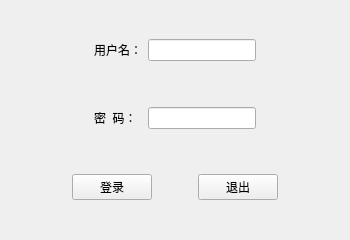
<?xml version="1.0" encoding="UTF-8"?>
<ui version="4.0">
 <class>MainWindow</class>
 <widget class="QMainWindow" name="MainWindow">
  <property name="geometry">
   <rect>
    <x>0</x>
    <y>0</y>
    <width>350</width>
    <height>240</height>
   </rect>
  </property>
  <property name="minimumSize">
   <size>
    <width>350</width>
    <height>240</height>
   </size>
  </property>
  <property name="maximumSize">
   <size>
    <width>350</width>
    <height>240</height>
   </size>
  </property>
  <property name="windowTitle">
   <string>登录窗口</string>
  </property>
  <widget class="QWidget" name="centralwidget">
   <layout class="QVBoxLayout" name="verticalLayout">
    <item>
     <widget class="QWidget" name="widget" native="true">
      <property name="sizePolicy">
       <sizepolicy hsizetype="Preferred" vsizetype="Fixed">
        <horstretch>0</horstretch>
        <verstretch>0</verstretch>
       </sizepolicy>
      </property>
      <layout class="QGridLayout" name="gridLayout">
       <item row="3" column="1">
        <widget class="QLabel" name="label_2">
         <property name="text">
          <string>密  码：</string>
         </property>
        </widget>
       </item>
       <item row="3" column="2">
        <widget class="QLineEdit" name="lineEdit_2">
         <property name="sizePolicy">
          <sizepolicy hsizetype="Fixed" vsizetype="Fixed">
           <horstretch>0</horstretch>
           <verstretch>0</verstretch>
          </sizepolicy>
         </property>
         <property name="echoMode">
          <enum>QLineEdit::Password</enum>
         </property>
        </widget>
       </item>
       <item row="0" column="0">
        <spacer name="horizontalSpacer_3">
         <property name="orientation">
          <enum>Qt::Horizontal</enum>
         </property>
         <property name="sizeHint" stdset="0">
          <size>
           <width>40</width>
           <height>20</height>
          </size>
         </property>
        </spacer>
       </item>
       <item row="0" column="2">
        <widget class="QLineEdit" name="lineEdit">
         <property name="sizePolicy">
          <sizepolicy hsizetype="Fixed" vsizetype="Fixed">
           <horstretch>0</horstretch>
           <verstretch>0</verstretch>
          </sizepolicy>
         </property>
        </widget>
       </item>
       <item row="0" column="1">
        <widget class="QLabel" name="label">
         <property name="text">
          <string>用户名：</string>
         </property>
        </widget>
       </item>
       <item row="1" column="2">
        <spacer name="verticalSpacer">
         <property name="orientation">
          <enum>Qt::Vertical</enum>
         </property>
         <property name="sizeHint" stdset="0">
          <size>
           <width>20</width>
           <height>40</height>
          </size>
         </property>
        </spacer>
       </item>
       <item row="0" column="3">
        <spacer name="horizontalSpacer_4">
         <property name="orientation">
          <enum>Qt::Horizontal</enum>
         </property>
         <property name="sizeHint" stdset="0">
          <size>
           <width>40</width>
           <height>20</height>
          </size>
         </property>
        </spacer>
       </item>
      </layout>
     </widget>
    </item>
    <item>
     <widget class="QWidget" name="widget_2" native="true">
      <property name="sizePolicy">
       <sizepolicy hsizetype="Expanding" vsizetype="Fixed">
        <horstretch>0</horstretch>
        <verstretch>0</verstretch>
       </sizepolicy>
      </property>
      <layout class="QHBoxLayout" name="horizontalLayout">
       <item>
        <spacer name="horizontalSpacer">
         <property name="orientation">
          <enum>Qt::Horizontal</enum>
         </property>
         <property name="sizeHint" stdset="0">
          <size>
           <width>40</width>
           <height>20</height>
          </size>
         </property>
        </spacer>
       </item>
       <item>
        <widget class="QPushButton" name="pushButton">
         <property name="text">
          <string>登录</string>
         </property>
        </widget>
       </item>
       <item>
        <spacer name="horizontalSpacer_5">
         <property name="orientation">
          <enum>Qt::Horizontal</enum>
         </property>
         <property name="sizeType">
          <enum>QSizePolicy::Fixed</enum>
         </property>
         <property name="sizeHint" stdset="0">
          <size>
           <width>40</width>
           <height>20</height>
          </size>
         </property>
        </spacer>
       </item>
       <item>
        <widget class="QPushButton" name="pushButton_2">
         <property name="text">
          <string>退出</string>
         </property>
        </widget>
       </item>
       <item>
        <spacer name="horizontalSpacer_2">
         <property name="orientation">
          <enum>Qt::Horizontal</enum>
         </property>
         <property name="sizeHint" stdset="0">
          <size>
           <width>40</width>
           <height>20</height>
          </size>
         </property>
        </spacer>
       </item>
      </layout>
     </widget>
    </item>
   </layout>
  </widget>
 </widget>
 <resources/>
 <connections/>
</ui>
